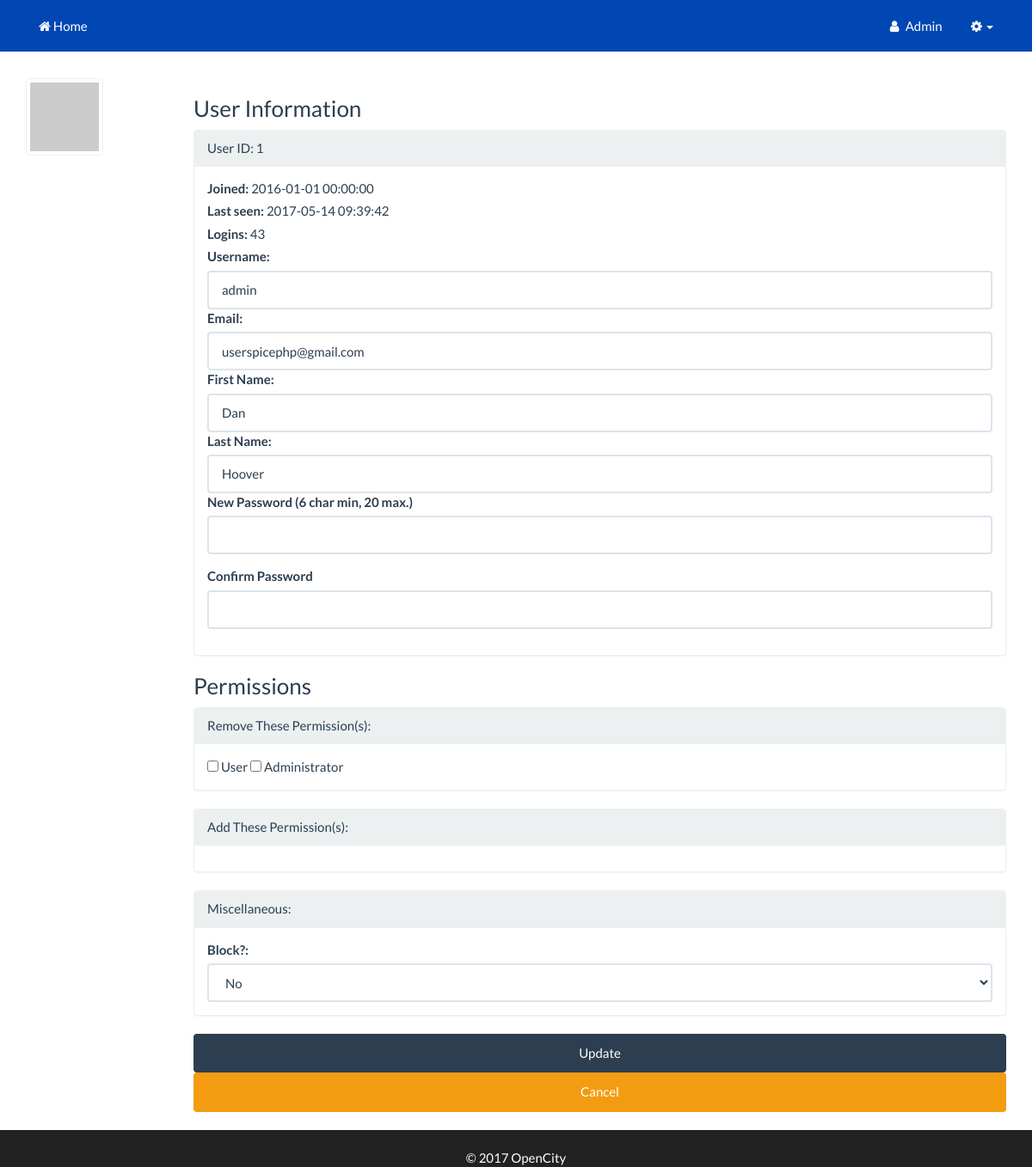
Page /buSmilesService/users/admin_user.php?id=1 (signed in) on the committed database.
### tables this page shows
CREATE TABLE `users` (
  `id` int(11) NOT NULL,
  `email` varchar(155) NOT NULL,
  `username` varchar(255) NOT NULL,
  `password` varchar(255) NOT NULL,
  `fname` varchar(255) NOT NULL,
  `lname` varchar(255) NOT NULL,
  `permissions` int(11) NOT NULL,
  `logins` int(100) NOT NULL,
  `account_owner` tinyint(4) NOT NULL DEFAULT '0',
  `account_id` int(11) NOT NULL DEFAULT '0',
  `company` varchar(255) NOT NULL,
  `stripe_cust_id` varchar(255) NOT NULL,
  `billing_phone` varchar(20) NOT NULL,
  `billing_srt1` varchar(255) NOT NULL,
  `billing_srt2` varchar(255) NOT NULL,
  `billing_city` varchar(255) NOT NULL,
  `billing_state` varchar(255) NOT NULL,
  `billing_zip_code` varchar(255) NOT NULL,
  `join_date` datetime NOT NULL,
  `last_login` datetime NOT NULL,
  `email_verified` tinyint(4) NOT NULL DEFAULT '0',
  `vericode` varchar(15) NOT NULL,
  `title` varchar(100) NOT NULL,
  `active` int(1) NOT NULL,
  `custom1` varchar(255) NOT NULL,
  `custom2` varchar(255) NOT NULL,
  `custom3` varchar(255) NOT NULL,
  `custom4` varchar(255) NOT NULL,
  `custom5` varchar(255) NOT NULL,
  `oauth_provider` varchar(255) NOT NULL,
  `oauth_uid` varchar(255) NOT NULL,
  `gender` varchar(10) NOT NULL,
  `locale` varchar(10) NOT NULL,
  `gpluslink` varchar(255) NOT NULL,
  `picture` varchar(255) NOT NULL,
  `created` datetime NOT NULL,
  `modified` datetime NOT NULL,
  `fb_uid` varchar(255) NOT NULL,
  `un_changed` int(1) NOT NULL
);

CREATE TABLE `settings` (
  `id` int(50) NOT NULL,
  `recaptcha` int(1) NOT NULL DEFAULT '0',
  `force_ssl` int(1) NOT NULL,
  `login_type` varchar(20) NOT NULL,
  `css_sample` int(1) NOT NULL,
  `us_css1` varchar(255) NOT NULL,
  `us_css2` varchar(255) NOT NULL,
  `us_css3` varchar(255) NOT NULL,
  `css1` varchar(255) NOT NULL,
  `css2` varchar(255) NOT NULL,
  `css3` varchar(255) NOT NULL,
  `site_name` varchar(100) NOT NULL,
  `language` varchar(255) NOT NULL,
  `track_guest` int(1) NOT NULL,
  `site_offline` int(1) NOT NULL,
  `force_pr` int(1) NOT NULL,
  `reserved1` varchar(100) NOT NULL,
  `reserverd2` varchar(100) NOT NULL,
  `custom1` varchar(100) NOT NULL,
  `custom2` varchar(100) NOT NULL,
  `custom3` varchar(100) NOT NULL,
  `glogin` int(1) NOT NULL DEFAULT '0',
  `fblogin` int(1) NOT NULL,
  `gid` varchar(255) NOT NULL,
  `gsecret` varchar(255) NOT NULL,
  `gredirect` varchar(255) NOT NULL,
  `ghome` varchar(255) NOT NULL,
  `fbid` varchar(255) NOT NULL,
  `fbsecret` varchar(255) NOT NULL,
  `fbcallback` varchar(255) NOT NULL,
  `graph_ver` varchar(255) NOT NULL,
  `finalredir` varchar(255) NOT NULL,
  `req_cap` int(1) NOT NULL,
  `req_num` int(1) NOT NULL,
  `min_pw` int(2) NOT NULL,
  `max_pw` int(3) NOT NULL,
  `min_un` int(2) NOT NULL,
  `max_un` int(3) NOT NULL,
  `messaging` int(1) NOT NULL,
  `snooping` int(1) NOT NULL,
  `echouser` int(11) NOT NULL,
  `wys` int(1) NOT NULL,
  `change_un` int(1) NOT NULL
);

CREATE TABLE `permissions` (
  `id` int(11) NOT NULL,
  `name` varchar(150) NOT NULL
);

### buSmilesService/users/classes/Config.php (called while the page is built)
<?php
class Config {
	public static function get($path = null){
		if($path){
			$config = $GLOBALS['config'];
			$path = explode('/', $path);
			foreach ($path as $bit) {
				if(isset($config[$bit])){
					$config = $config[$bit];
				} else {
					return false;
				}
			}
			return $config;
		}
		return false;
	}
}

### buSmilesService/users/classes/DB.php (called while the page is built, shortened)
<?php
class DB {
	private static $_instance = null;
	private $_pdo, $_query, $_error = false, $_results, $_resultsArray, $_count = 0, $_lastId, $_queryCount=0;
	private function __construct(){
		try{
			$this->_pdo = new PDO('mysql:host=' .
				Config::get('mysql/host') .';dbname='.
				Config::get('mysql/db'),
				Config::get('mysql/username'),
				Config::get('mysql/password'),
				array(PDO::MYSQL_ATTR_INIT_COMMAND => "SET SESSION sql_mode = ''"));
		} catch(PDOException $e){
			die($e->getMessage());
		}
	}
	public static function getInstance(){
		if (!isset(self::$_instance)) {
			self::$_instance = new DB();
		}
		return self::$_instance;
	}
	public function query($sql, $params = array()){
		$this->_error = false;
		if ($this->_query = $this->_pdo->prepare($sql)) {
			$x = 1;
			if (count($params)) {
				foreach ($params as $param) {
					$this->_query->bindValue($x, $param);
					$x++;
				}
			}
			if ($this->_query->execute()) {
				$this->_results = $this->_query->fetchALL(PDO::FETCH_OBJ);
				$this->_count = $this->_query->rowCount();
			} else{
				$this->_error = true;
			}
		}
		return $this;
	}
	public function action($action, $table, $where = array()){
		$sql = "{$action} FROM {$table}";
		$value = '';
		if (count($where) === 3) {
			$operators = array('=', '>', '<', '>=', '<=');
			$field = $where[0];
			$operator = $where[1];
			$value = $where[2];
			if(in_array($operator, $operators)){
				$sql .= " WHERE {$field} {$operator} ?";
			}
		}
		if (!$this->query($sql, array($value))->error()) {
			return $this;
		}
		return false;
	}
	public function get($table, $where){
		return $this->action('SELECT *', $table, $where);
	}
	public function results($assoc = false){
		return $this->_results;
	}
	public function first(){
		return $this->results()[0];
	}
	public function count(){
		return $this->_count;
	}
	public function error(){
		return $this->_error;
	}
}

### buSmilesService/users/classes/User.php (called while the page is built, shortened)
<?php
class User {
	private $_db, $_data, $_sessionName, $_isLoggedIn, $_cookieName;
	public function __construct($user = null){
		$this->_db = DB::getInstance();
		$this->_sessionName = Config::get('session/session_name');
		if (!$user) {
			if (Session::exists($this->_sessionName)) {
				$user = Session::get($this->_sessionName);
				if ($this->find($user)) {
					$this->_isLoggedIn = true;
				} else {
				}
			}
		} else {
			$this->find($user);
		}
	}
	public function find($user = null){
		if ($user) {
			if(is_numeric($user)){
				$field = 'id';
			}elseif(!filter_var($user, FILTER_VALIDATE_EMAIL) === false){
				$field = 'email';
			}else{
				$field = 'username';
			}
			$data = $this->_db->get('users', array($field, '=', $user));
			if ($data->count()) {
				$this->_data = $data->first();
				if($this->data()->account_id == 0 && $this->data()->account_owner == 1){
					$this->_data->account_id = $this->_data->id;
				}
				return true;
			}
		}
		return false;
	}
	public function data(){
		return $this->_data;
	}
	public function isLoggedIn(){
		return $this->_isLoggedIn;
	}
}

### buSmilesService/users/classes/Session.php (called while the page is built, shortened)
<?php
class Session {
	public static function exists($name){
		return (isset($_SESSION[$name])) ? true : false;
	}
	public static function get($name){
		return $_SESSION[$name];
	}
}

### buSmilesService/users/init.php (called while the page is built, shortened)
<?php
$abs_us_root=$_SERVER['DOCUMENT_ROOT'];
$self_path=explode("/", $_SERVER['PHP_SELF']);
$self_path_length=count($self_path);
for($i = 1; $i < $self_path_length; $i++){
	array_splice($self_path, $self_path_length-$i, $i);
	$us_url_root=implode("/",$self_path)."/";
	if (file_exists($abs_us_root.$us_url_root.'z_us_root.php')){
		break;
	}else{
		$file_found=FALSE;
	}
}
require_once $abs_us_root.$us_url_root.'users/helpers/helpers.php';
require_once $abs_us_root.$us_url_root.'users/classes/Config.php';
require_once $abs_us_root.$us_url_root.'users/classes/DB.php';
require_once $abs_us_root.$us_url_root.'users/classes/Input.php';
require_once $abs_us_root.$us_url_root.'users/classes/Session.php';
require_once $abs_us_root.$us_url_root.'users/classes/User.php';
$user = new User();

### buSmilesService/users/classes/Input.php (called while the page is built, shortened)
<?php
class Input {
	public static function get($item){
		if (isset($_POST[$item])) {
			if (is_array($_POST[$item])){
				$postItems=array();
				foreach ($_POST[$item] as $postItem){
					$postItems[]=self::sanitize($postItem);
				}
				return $postItems;
			}else{
				return self::sanitize($_POST[$item]);
			}
		} elseif(isset($_GET[$item])){
			if (is_array($_GET[$item])){
				$getItems=array();
				foreach ($_GET[$item] as $getItem){
					$getItems[]=self::sanitize($getItem);
				}
				return $getItems;
			}else{
				return self::sanitize($_GET[$item]);
			}
		}
		return '';
	}
	public static function sanitize($string){
		return trim(htmlentities($string, ENT_QUOTES, 'UTF-8'));
	}
}

### buSmilesService/users/helpers/us_helpers.php (called while the page is built, shortened)
<?php
function get_gravatar($email, $s = 120, $d = 'mm', $r = 'pg', $img = false, $atts = array() ) {
	$url = 'https://www.gravatar.com/avatar/';
	$url .= md5( strtolower( trim( $email ) ) );
	$url .= "?s=$s&d=$d&r=$r";
	return $url;
}
function fetchUserDetails($username=NULL,$token=NULL, $id=NULL){
	if($username!=NULL) {
		$column = "username";
		$data = $username;
	}elseif($id!=NULL) {
		$column = "id";
		$data = $id;
	}
	$db = DB::getInstance();
	$query = $db->query("SELECT * FROM users WHERE $column = $data LIMIT 1");
	$results = $query->first();
	return ($results);
}
function fetchUserPermissions($user_id) {
	$db = DB::getInstance();
	$query = $db->query("SELECT * FROM user_permission_matches WHERE user_id = ?",array($user_id));
	$results = $query->results();
	return ($results);
}
function fetchAllPermissions() {
	$db = DB::getInstance();
	$query = $db->query("SELECT id, name FROM permissions");
	$results = $query->results();
	return ($results);
}

### buSmilesService/users/admin_user.php (the view, shortened to what this page needs)
<?php require_once 'init.php'; ?>
<?php require_once $abs_us_root.$us_url_root.'users/includes/header.php'; ?>
<?php require_once $abs_us_root.$us_url_root.'users/includes/navigation.php'; ?>
<?php
$userId = Input::get('id');
$userdetails = fetchUserDetails(NULL, NULL, $userId);
          ?><div id="form-errors">
            <?php
$userPermission = fetchUserPermissions($userId);
$permissionData = fetchAllPermissions();
$grav = get_gravatar(strtolower(trim($userdetails->email)));
$useravatar = '<img src="'.$grav.'" class="img-responsive img-thumbnail" alt="">';
?>
<div id="page-wrapper">
<div class="container">
<div class="row">
	<div class="col-xs-12 col-sm-2">
	<?php echo $useravatar;?>
	</div>
	<div class="col-xs-12 col-sm-10">
	<form class="form" name='adminUser' action='admin_user.php?id=<?=$userId?>' method='post'>
	<h3>User Information</h3>
	<div class="panel panel-default">
	<div class="panel-heading">User ID: <?=$userdetails->id?></div>
	<div class="panel-body">
	<label>Joined: </label> <?=$userdetails->join_date?><br/>
	<label>Last seen: </label> <?=$userdetails->last_login?><br/>
	<label>Logins: </label> <?=$userdetails->logins?><br/>
	<label>Username:</label>
	<input  class='form-control' type='text' name='username' value='<?=$userdetails->username?>' />
	<label>Email:</label>
	<input class='form-control' type='text' name='email' value='<?=$userdetails->email?>' />
	<label>First Name:</label>
	<input  class='form-control' type='text' name='fname' value='<?=$userdetails->fname?>' />
	<label>Last Name:</label>
	<input  class='form-control' type='text' name='lname' value='<?=$userdetails->lname?>' />
  <div class="form-group">
    <label>New Password (<?=$settings->min_pw?> char min, <?=$settings->max_pw?> max.)</label>
    <input class='form-control' type='password' name='password' />
  </div>
  <div class="form-group">
    <label>Confirm Password</label>
    <input class='form-control' type='password' name='confirm' />
  </div>
	</div>
	</div>
	<h3>Permissions</h3>
	<div class="panel panel-default">
		<div class="panel-heading">Remove These Permission(s):</div>
		<div class="panel-body">
		<?php
		$perm_ids = [];
		foreach($userPermission as $perm){
			$perm_ids[] = $perm->permission_id;
		}
		foreach ($permissionData as $v1){
		if(in_array($v1->id,$perm_ids)){ ?>
		  <input type='checkbox' name='removePermission[]' id='removePermission[]' value='<?=$v1->id;?>' /> <?=$v1->name;?>
		<?php
		}
		}
		?>
		</div>
	</div>
	<div class="panel panel-default">
		<div class="panel-heading">Add These Permission(s):</div>
		<div class="panel-body">
		</div>
	</div>
	<div class="panel panel-default">
		<div class="panel-heading">Miscellaneous:</div>
		<div class="panel-body">
		<label> Block?:</label>
		<select name="active" class="form-control">
			<option <?php if ($userdetails->permissions==1){echo "selected='selected'";} ?> value="1">No</option>
		</select>
		</div>
	</div>
	<input class='btn btn-primary' type='submit' value='Update' class='submit' />
	<a class='btn btn-warning' href="admin_users.php">Cancel</a><br><br>
	</form>
	</div>
</div>
</div>
</div>
<?php require_once $abs_us_root.$us_url_root.'users/includes/page_footer.php';  ?>
<?php require_once $abs_us_root.$us_url_root.'users/includes/html_footer.php';  ?>

### buSmilesService/users/includes/navigation.php (shortened to what this page needs)
<div class="navbar navbar-fixed-top navbar-inverse" role="navigation">
	<div class="container">
		<div class="collapse navbar-collapse navbar-top-menu-collapse navbar-right">
			<ul class="nav navbar-nav ">
				<?php if($user->isLoggedIn()){ ?>
					<li><a href="<?=$us_url_root?>users/account.php"><i class="fa fa-fw fa-user"></i> <?php echo ucfirst($user->data()->username);?></a></li>
					<li class="dropdown hidden-xs"><a class="dropdown-toggle" href="#" data-toggle="dropdown"><i class="fa fa-fw fa-cog"></i><b class="caret"></b></a>
					</li>
				<?php }  ?>
			</ul>
		</div>
	<?php require_once $abs_us_root.$us_url_root.'usersc/includes/navigation.php';?>
	</div>
</div>

### buSmilesService/users/css/sb-admin.css (style rules this page uses)
body { margin-top: 50px; background-color: #222; }
@media (min-width:768px) { body { margin-top: 50px; } }
#page-wrapper { width: 100%; background-color: #fff; }
@media (min-width:768px) { #page-wrapper { padding-top: 30px; } }
.btn { width: 100%; }

### buSmilesService/usersc/includes/bootstrap_corrections.php (style rules this page uses)
@media screen and (min-width: 1200px) { body { padding-top: -80px !important; } }

### rows in the picture
users: username "Admin", id "1", join_date "2016-01-01 00:00:00", last_login "2017-05-14 09:39:42", logins "43", username "admin", email "userspicephp@gmail.com", fname "Dan", lname "Hoover", active "No"
settings: min_pw "6", max_pw "20"
permissions: name "User"
permissions: name "Administrator"

### other values in the picture
$copyright_message "2017 OpenCity"
